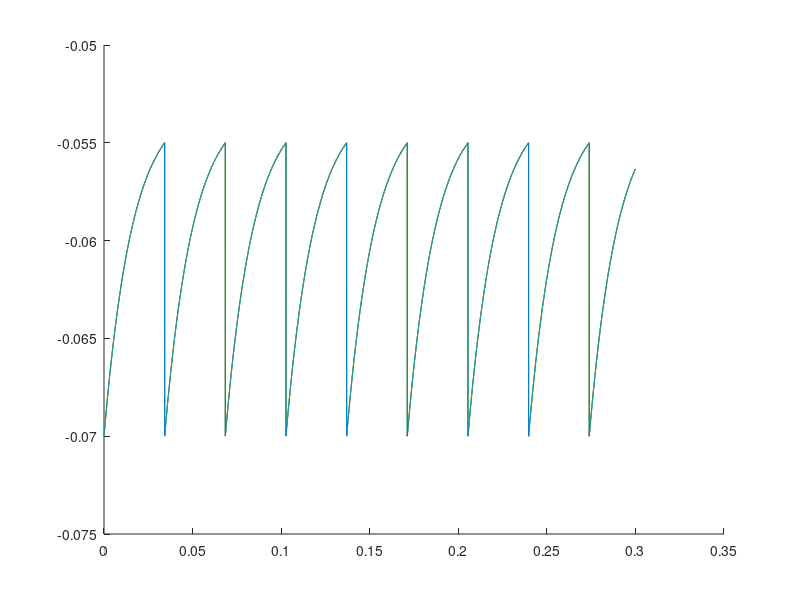

Reproduce this figure in MATLAB. (Note: this script raises an error after producing the figure.)

% Matlab script automatically generated from a LEMS/SOM description

function iaf()
    %Integrate the iaf model using matlab odesuite

    X_ = integrate();

    generate_plots(X_)

    dump_output(X_)

end

function X = integrate()

    %parameter list for your convenience
    reset = -0.07;
    C = 3.2e-12;
    thresh = -0.055;
    gleak = 2e-10;
    eleak = -0.053;


    %assemble parameter array    
    pars = [reset, C, thresh, gleak, eleak, ];
    
    %initial conditions
    x0_ = [reset, ];
    
   
    t_start = 0;
    t_end = 0.3;
    dt = 1e-05;
    tint = t_start:dt:t_end;
    options = odeset('RelTol', 1e-6);
    options = odeset(options, 'Events',@(t,y) events(t, y, pars));
    %output initialization
    tout = t_start;
    xout = x0_;
    teout = [];
    xeout = [];
    ieout = [];


    while (1)
        [t_, x_, te_, xe_, ie_] = ode45(@(t, x) dxdt(t, x, pars), tint, x0_, options);
        x0_ = x_(end,:);
        tout = [tout; t_(2:end-1)];
        xout = [xout; x_(2:end-1, :)];
        teout = [teout; te_];
        xeout = [xeout; xe_];
        ieout = [ieout; ie_];
    
        if (te_)
            %stopped at event
            switch ieout(end)

                case 1 
                %condition_0
                v = x0_(1);
                x0_ = [reset, ];
            end
        else 
            %stopped at t_end
            break
        end
        
        %restart from discontinuity
        options = odeset(options, 'InitialStep', t_(end)-t_(end-1), 'MaxStep', t_(end)-t_(1));
        tint = [t_(end), tout(end)+dt:dt:t_end];

    end

    %plot(tout, xout, '-', teout, xeout, '*r')    

    X = [tout, xout];

end


function [value,isterminal,direction] = events(t, state, pars)
    value = [1,];
    isterminal = [1,];
    direction = [1,];
   
    v = state(1);


    reset = pars(1);
    C = pars(2);
    thresh = pars(3);
    gleak = pars(4);
    eleak = pars(5);



    % condition_0
    value(1) = v - thresh;

end

function xdot = dxdt(t, state, pars)
    xdot = zeros(length(state),1);

    v = state(1);


    reset = pars(1);
    C = pars(2);
    thresh = pars(3);
    gleak = pars(4);
    eleak = pars(5);


    iSyn = 0;
    iMemb = gleak .* (eleak - v) + iSyn;


    xdot(1) = iMemb ./ C;

end

function generate_plots(X)

    t = X(:, 1);
    v = X(:, 2);

    figure(1);
    hold on;
    % uncomment below to bypass autoscaling
    %axis([0.0, 0.3, -0.075, -0.05])
    plot(t, v, 'Color', hex2rgb('#FF0000'))
    plot(t, v, 'Color', hex2rgb('#D7DF01'))
    plot(t, v, 'Color', hex2rgb('#01DF3A'))
    plot(t, v, 'Color', hex2rgb('#0174DF'))

end

function dump_output(X)
    disp(['Dumping timeseries to file ', 'results/iaf_v.dat'])
    save('results/iaf_v.dat', 'X', '-ascii');
end

function c = hex2rgb(hexstring)
    f = @(i) hex2dec(hexstring(i:i+1))/255;
    c = arrayfun(f, 2:2:6);
end
